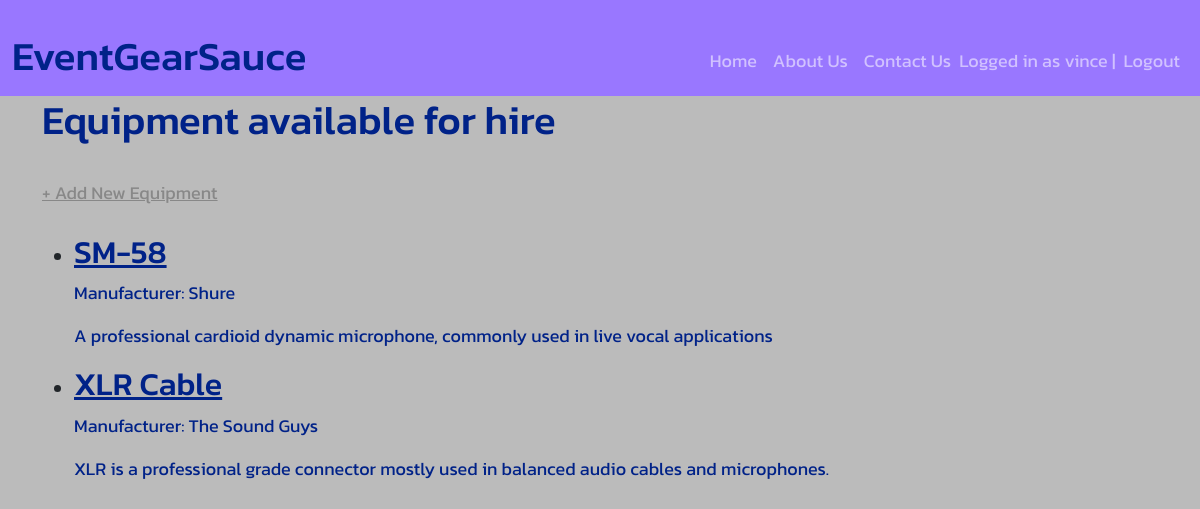
The app's page /equipment_stock_list (signed in) with its own data.
### mainPages/models.py (models this page shows, shortened)
class EquipmentStock(models.Model):
    manufacturer = models.CharField(max_length=50)
    model_name = models.CharField(max_length=100)
    description = models.CharField(max_length=100, default=None)
    serial_number = models.CharField(max_length=13)
    amount_available = models.IntegerField(default=0)

### mainPages/views.py (the view)
class EquipmentStockListView(ListView):
    model = EquipmentStock
    template_name = "equipment_stock_list.html"

### templates/equipment_stock_list.html
{% extends "base.html"%}
{% block content %}
<h1>Equipment available for hire</h1>
<br />
<div>
    <a href="{% url 'equipment_stock_new' %}">+ Add New Equipment</a>
</div>
<br />
<ul>
{% for EquipmentStock in object_list %}
    <li>
        <div class="item-entry">
            <h2><a href="{% url 'equipment_stock_detail' EquipmentStock.pk %}">{{ EquipmentStock.model_name }}</a></h2>
            <p>Manufacturer:&nbsp{{ EquipmentStock.manufacturer }}</p>
            <p>{{ EquipmentStock.description }}</p>
        </div>
    </li>
{% endfor %}
</ul>
{% endblock content%}

### templates/base.html (shortened to what this page needs)
{% load static %}
<html>
    <head>
        <link href="https://cdn.jsdelivr.net/npm/bootstrap@5.3.1/dist/css/bootstrap.min.css" rel="stylesheet">
        <link rel="stylesheet" href="{% static 'css/base.css' %}" rel="stylesheet">
    </head>
    <body>
        <nav class="navbar navbar-expand-lg navbar-dark nav-bg">
            <div class="container-fluid">
                <div class="nav-left">
                    <h1>EventGearSauce</h1>
                </div>
                <div>
                    <ul class="navbar-nav">
                        <li class="nav-item">
                            <a class="nav-link" href="{% url 'home' %}">Home</a>
                        </li>
                        <li class="nav-item">
                            <a class="nav-link" href="{% url 'about' %}">About Us</a>
                        </li>
                        <li class="nav-item">
                            <a class="nav-link" href="{% url 'contact' %}">Contact Us</a>
                        </li>
                    </ul>
                </div>
                <div>
                    <ul class="navbar-nav">
                        {% if user.is_authenticated %}
                        <span class="navbar-text">Logged in as {{user.username}} | </span>
                        <li class="nav-item">
                            <a class="nav-link" href="{% url 'login' %}">Logout</a>
                        </li>
                        {% else %}
                        <li class="nav-item">
                            <a class="nav-link" href="{% url 'login' %}">Login</a>
                        </li>
                        {% endif %}
                    </ul>
                </div>
            </div>
        </nav>
        <div class="container">
            {% block content %}
            {% endblock content %}
        </div>
    </body>
</html>

### static/css/base.css (style rules this page uses)
body { font-family: 'Kanit', sans-serif; font-size: 18px; background-color: #bbb; }
.nav-bg { background-color: #97f; overflow: hidden; padding-top: 2rem; width: 100%; }
.nav-left { float: left; margin-right: auto; }
a { color: #888; text-align: center; }
p { color: #028; }
h1 { color: #028; }
.item-entry h2 a { color: #028; }

### records on screen
EquipmentStock: model_name "SM-58", manufacturer "Shure", description "A professional cardioid dynamic microphone, commonly used in live vocal applications"
EquipmentStock: model_name "XLR Cable", manufacturer "The Sound Guys", description "XLR is a professional grade connector mostly used in balanced audio cables and microphones."

### other values on screen
{{ user.username }} "vince"
